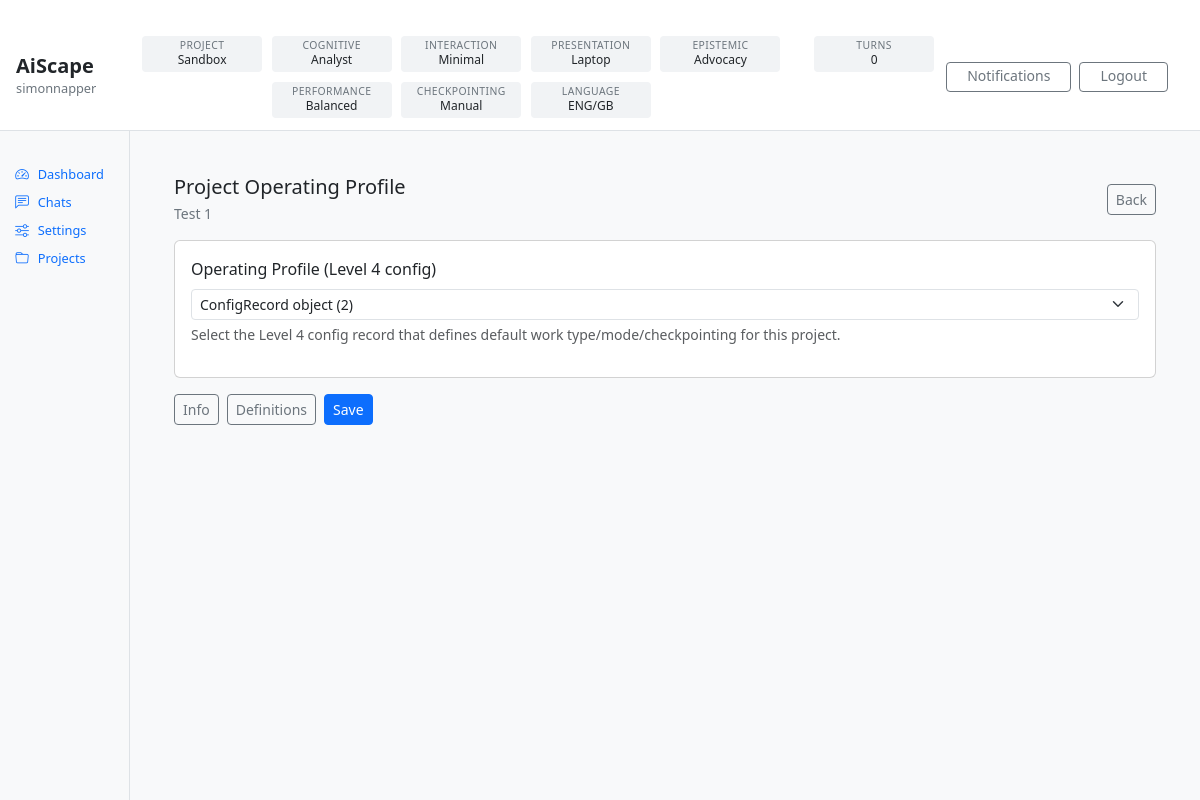
Screenshot of /accounts/config/projects/2/ (signed in) with the database file from the repository.
### accounts/models.py (models this page shows)
class User(AbstractUser):
    email = models.EmailField(unique=True)

### projects/models.py (models this page shows, shortened)
class Project(models.Model):
    class Kind(models.TextChoices):
        STANDARD = "STANDARD", "Standard"
        SANDBOX = "SANDBOX", "Sandbox"
    class PrimaryType(models.TextChoices):
        META = "META", "Meta / Programme"
        KNOWLEDGE = "KNOWLEDGE", "Knowledge"
        DELIVERY = "DELIVERY", "Delivery"
        RESEARCH = "RESEARCH", "Research"
        OPERATIONS = "OPERATIONS", "Operations"
    class Mode(models.TextChoices):
        PLAN = "PLAN", "Plan"
        EXECUTE = "EXECUTE", "Execute"
        REVIEW = "REVIEW", "Review"
    class Status(models.TextChoices):
        ACTIVE = "ACTIVE", "Active"
        PAUSED = "PAUSED", "Paused"
        ARCHIVED = "ARCHIVED", "Archived"
    name = models.CharField(max_length=200, unique=True)
    description = models.TextField(blank=True)
    purpose = models.TextField(blank=True, default="")
    kind = models.CharField(
        max_length=20,
        choices=Kind.choices,
        default=Kind.STANDARD,
    )
    primary_type = models.CharField(
        max_length=20,
        choices=PrimaryType.choices,
        default=PrimaryType.DELIVERY,
    )
    mode = models.CharField(
        max_length=10,
        choices=Mode.choices,
        default=Mode.PLAN,
    )
    status = models.CharField(
        max_length=10,
        choices=Status.choices,
        default=Status.ACTIVE,
    )
    owner = models.ForeignKey(
        settings.AUTH_USER_MODEL,
        on_delete=models.PROTECT,
        related_name="owned_projects",
    )
    active_l4_config = models.ForeignKey(
        "config.ConfigRecord",
        on_delete=models.PROTECT,
        null=True,
        blank=True,
        related_name="projects_using_as_active_l4",
    )
    created_at = models.DateTimeField(auto_now_add=True)
    updated_at = models.DateTimeField(auto_now=True)

### accounts/models_avatars.py (models this page shows, shortened)
class Avatar(models.Model):
    class Category(models.TextChoices):
        COGNITIVE = "COGNITIVE", "Cognitive"
        INTERACTION = "INTERACTION", "Interaction"
        PRESENTATION = "PRESENTATION", "Presentation"
        EPISTEMIC = "EPISTEMIC", "Epistemic"
        PERFORMANCE = "PERFORMANCE", "Performance"
        CHECKPOINTING = "CHECKPOINTING", "Checkpointing"
    category = models.CharField(max_length=20, choices=Category.choices)
    key = models.SlugField(max_length=80)  # unique per category (enforced below)
    name = models.CharField(max_length=120)
    description = models.TextField(blank=True)
    is_active = models.BooleanField(default=True)
    created_at = models.DateTimeField(auto_now_add=True)
    updated_at = models.DateTimeField(auto_now=True)
    class Meta:
        unique_together = [("category", "key")]
        indexes = [
            models.Index(fields=["category", "is_active"]),
            models.Index(fields=["category", "key"]),
        ]

class UserProfile(models.Model):
    user = models.OneToOneField(
        settings.AUTH_USER_MODEL,
        on_delete=models.CASCADE,
        related_name="profile",
    )
    default_language = models.CharField(max_length=40, default="English")
    default_language_variant = models.CharField(max_length=40, default="British English")
    language_switching_permitted = models.BooleanField(default=True)
    persist_language_switch_for_session = models.BooleanField(default=True)
    cognitive_avatar = models.ForeignKey(
        Avatar,
        on_delete=models.PROTECT,
        related_name="users_cognitive",
        limit_choices_to={"category": Avatar.Category.COGNITIVE, "is_active": True},
    )
    interaction_avatar = models.ForeignKey(
        Avatar,
        on_delete=models.PROTECT,
        related_name="users_interaction",
        limit_choices_to={"category": Avatar.Category.INTERACTION, "is_active": True},
    )
    presentation_avatar = models.ForeignKey(
        Avatar,
        on_delete=models.PROTECT,
        related_name="users_presentation",
        limit_choices_to={"category": Avatar.Category.PRESENTATION, "is_active": True},
    )
    epistemic_avatar = models.ForeignKey(
        Avatar,
        on_delete=models.PROTECT,
        related_name="users_epistemic",
        limit_choices_to={"category": Avatar.Category.EPISTEMIC, "is_active": True},
    )
    performance_avatar = models.ForeignKey(
        Avatar,
        on_delete=models.PROTECT,
        related_name="users_performance",
        limit_choices_to={"category": Avatar.Category.PERFORMANCE, "is_active": True},
    )
    checkpointing_avatar = models.ForeignKey(
        Avatar,
        on_delete=models.PROTECT,
        related_name="users_checkpointing",
        limit_choices_to={"category": Avatar.Category.CHECKPOINTING, "is_active": True},
    )
    created_at = models.DateTimeField(auto_now_add=True)
    updated_at = models.DateTimeField(auto_now=True)
    class Meta:
        indexes = [
            models.Index(fields=["default_language_variant"]),
        ]

### accounts/views.py (the view)
# urls.py: path("config/projects/<int:project_id>/", views.project_config_edit, name="project_config_edit"),
@login_required
def project_config_edit(request, project_id: int):
    user = request.user
    active_project = get_object_or_404(
        accessible_projects_qs(user),
        pk=project_id,
    )
    allowed_qs = (
        ConfigRecord.objects.filter(
            level=ConfigRecord.Level.L4,
            status=ConfigRecord.Status.ACTIVE,
            scope__scope_type=ConfigScope.ScopeType.PROJECT,
            scope__project=active_project,
        )
        .select_related("scope")
        .order_by("file_name", "file_id")
    )
    if request.method == "POST":
        form = ProjectOperatingProfileForm(request.POST, instance=active_project)
        form.fields["active_l4_config"].queryset = allowed_qs
        if form.is_valid():
            form.save()
            messages.success(request, "Project Operating Profile saved.")
            return redirect("accounts:project_config_edit", project_id=active_project.id)
    else:
        form = ProjectOperatingProfileForm(instance=active_project)
        form.fields["active_l4_config"].queryset = allowed_qs
    return render(
        request,
        "accounts/config_project_edit.html",
        {
            "active_project": active_project,
            "project": active_project,  # <-- add this line
            "form": form,
        },
    )

### accounts/forms.py
class ProjectOperatingProfileForm(forms.ModelForm):
    class Meta:
        model = Project
        fields = ("active_l4_config",)
        widgets = {
            "active_l4_config": forms.Select(
                attrs={"class": "form-select form-select-sm"}
            ),
        }

### accounts/templatetags/rw_extras.py (called while the page is built)
@register.filter
def get_item(d, key):
    if d is None:
        return None
    try:
        return d.get(key)
    except AttributeError:
        try:
            return d[key]
        except Exception:
            return None

### notifications/context_processors.py (called while the page is built)
def notifications_bar(request) -> Dict[str, Any]:
    user = getattr(request, "user", None)
    if not user or isinstance(user, AnonymousUser) or not user.is_authenticated:
        return {"rw_notifications": None}
    unread = Notification.objects.filter(recipient=user, is_read=False).count()
    return {
        "rw_notifications": {
            "unread_count": unread,
        }
    }

### projects/services.py (called while the page is built)
def accessible_projects_qs(user):
    if not getattr(user, "is_authenticated", False):
        return Project.objects.none()
    if user.is_superuser or user.is_staff:
        return Project.objects.all()
    return Project.objects.filter(
        Q(owner=user) | Q(scoped_roles__user=user)
    ).distinct()

### templates/accounts/config_project_edit.html (shortened to what this page needs)
{% extends "base.html" %}
{% block content %}
<div class="container-fluid px-4 py-4">
  <div class="d-flex align-items-center justify-content-between mb-3">
    <div>
      <h5 class="mb-1">Project Operating Profile</h5>
      <div class="text-secondary small">{{ project.name }}</div>
    </div>
    <a href="{% url 'accounts:project_config_list' %}" class="btn btn-sm btn-outline-secondary">Back</a>
  </div>
  <form method="post" novalidate>
    <div class="card mb-3">
      <div class="card-body">
        <div class="mb-3">
          <label class="form-label">Operating Profile (Level 4 config)</label>
          {{ form.active_l4_config }}
          <div class="form-text">
            Select the Level 4 config record that defines default work type/mode/checkpointing for this project.
          </div>
        </div>
      </div>
    </div>
    <div class="rw-actionbar mt-2 d-flex gap-2">
      <a href="{% url 'accounts:project_config_info' project.id %}" class="btn btn-sm btn-outline-secondary">Info</a>
      <a href="{% url 'accounts:project_config_definitions' project.id %}" class="btn btn-sm btn-outline-secondary">Definitions</a>
      <button type="submit" class="btn btn-sm btn-primary">Save</button>
    </div>
  </form>
</div>
{% endblock %}

### templates/partials/topbar.html (shortened to what this page needs)
{% load rw_extras %}
<header class="rw-topbar" role="banner">
  <div class="rw-topbar-left">
    <div class="rw-brand">
      <div class="rw-brand-name">AiScape</div>
      <div class="rw-brand-user">{{ request.user.username }}</div>
    </div>
  </div>
  <div class="rw-topbar-centre">
    <div class="rw-status-grid" aria-label="Active configuration status">
      <div class="rw-status">
          <div class="rw-status-label">Project</div>
          <div class="rw-status-value">
            {% if rw_projects and rw_projects.active %}
               {{ rw_projects.active.kind|title }}
            {% else %}
               —
            {% endif %}
          </div>
</div>
      {% if rw_overrides %}
        {% for cat_key, cat_label in rw_overrides.categories %}
        <div class="rw-status">
          <div class="rw-status-label">{{ cat_label }}</div>
          <div class="rw-status-value">{{ rw_overrides.defaults|get_item:cat_key }}</div>
        </div>
        {% endfor %}
      {% endif %}
      <div class="rw-status">
        <div class="rw-status-label">Language</div>
        <div class="rw-status-value">
          {% with p=request.user.profile %}
            {{ p.default_language|default:""|slice:":3"|upper }}/{{ p.default_language_variant|default:""|slice:":3"|upper }}
          {% endwith %}
        </div>
      </div>
    </div>
    <div class="rw-status">
      <div class="rw-status-label">Turns</div>
      <div class="rw-status-value">
        {% if rw_chat %}{{ rw_chat.turn_count }}{% else %}—{% endif %}
      </div>
</div>
  </div>
  <div class="rw-topbar-right">
    <a class="btn btn-sm btn-outline-secondary rw-topbar-btn rw-bell-btn"
       href="{% url 'notifications:list' %}">
      Notifications
    </a>
    <form action="{% url 'accounts:logout' %}" method="post" class="rw-inline-form">
      <button type="submit" class="btn btn-sm btn-outline-secondary rw-topbar-btn">
        Logout
      </button>
    </form>
  </div>
</header>

### static/app.css (style rules this page uses)
.rw-topbar { display: grid; grid-template-columns: auto 1fr auto; align-items: center; gap: 0.75rem; padding: 0.75rem 1rem; border-bottom: 1px solid #dee2e6; background: #fff; }
.rw-topbar-left { min-width: 0; }
.rw-topbar-centre { min-width: 0; display: flex; justify-content: center; }
.rw-topbar-right { display: flex; align-items: center; gap: 0.5rem; padding-right: 1rem; }
.rw-brand-name { font-weight: 600; font-size: 1.25rem; line-height: 1.1; }
.rw-brand-user { font-size: 0.8rem; color: #6c757d; margin-top: 0.1rem; white-space: nowrap; overflow: hidden; text-overflow: ellipsis; }
.rw-status-grid { display: flex; flex-wrap: wrap; gap: 0.6rem; justify-content: center; }
.rw-status { flex: 0 0 120px; width: 120px; min-width: 120px; max-width: 120px; height: 36px; min-height: 36px; max-height: 36px; display: flex; flex-direction: column; justify-content: center; align-items: center; border-radius: 4px; background: #f1f3f5; text-align: center; padding: 0.05rem; }
.rw-status-label { font-size: 0.65rem; line-height: 1; color: #6c757d; text-transform: uppercase; letter-spacing: 0.04em; margin-bottom: 0.15rem; }
.rw-status-value { font-size: 0.75rem; line-height: 1.2; font-weight: 500; color: #212529; white-space: nowrap; overflow: hidden; text-overflow: ellipsis; }
.rw-topbar-btn { white-space: nowrap; padding: 0.35rem 1.25rem; line-height: 1.2; }
.rw-inline-form { margin: 0; }
.rw-bell-btn { position: relative; }

### rows the page displays
User: user.username "simonnapper"
Project: active.kind "Sandbox"
Avatar: category "COGNITIVE", defaults|get_item "Analyst"
Avatar: category "INTERACTION", defaults|get_item "Minimal"
Avatar: category "PRESENTATION", defaults|get_item "Laptop"
Avatar: category "EPISTEMIC", defaults|get_item "Advocacy"
Avatar: category "PERFORMANCE", defaults|get_item "Balanced"
Avatar: category "CHECKPOINTING", defaults|get_item "Manual"
UserProfile: default_language "ENG", default_language_variant "GB"
Project: name "Test 1", active_l4_config "ConfigRecord object (2)"

### other values shown
{{ rw_chat.turn_count }} "0"
